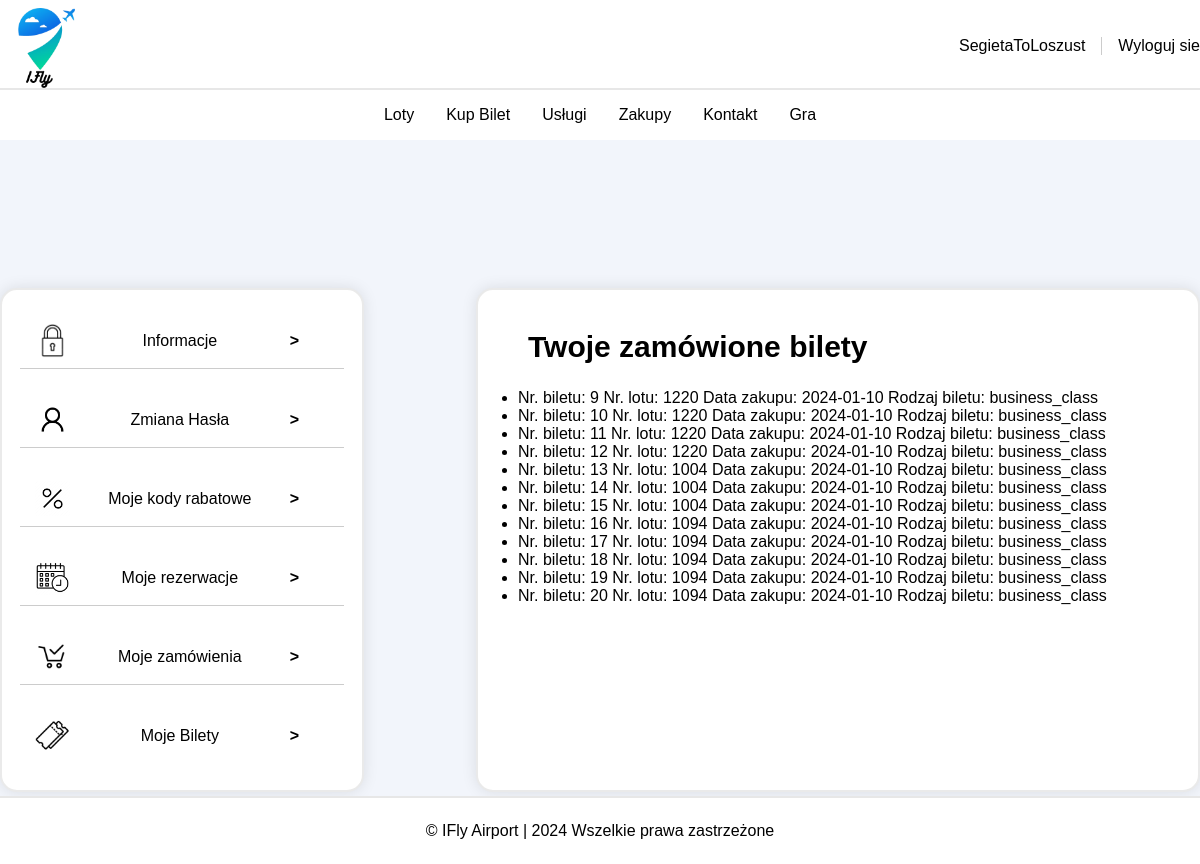
The page /MyTickets.php (signed in) on the database its author committed.
### tables this page shows
CREATE TABLE `tickets` (
  `ticket_id` int NOT NULL,
  `user_id` int DEFAULT NULL,
  `username` varchar(255) NOT NULL,
  `flight_id` int DEFAULT NULL,
  `purchase_date` date DEFAULT NULL,
  `ticket_type` varchar(50) DEFAULT NULL,
  `payment_status` varchar(50) DEFAULT NULL
);

### public_html/MyTickets.php (the view, shortened to what this page needs)
<!DOCTYPE html>
<html lang="pl">
<head>
    <link rel="stylesheet" type="text/css" href="Style/profil.css">
</head>
<body>
  <div class="top-nav">
    <div class="container">
      <div class="logo">
        <a href="http://ifly.ct8.pl/"><img src="logonapis.png" alt="Logo"></a>
      </div>
      <div class="nav-links">
        <ul>
        <?php
            if (isset($_SESSION['zalogowany'])) {
       echo "<li><a href='http://ifly.ct8.pl/profil.php'>".$_SESSION['zalogowany']."</a></li><li><a href='logout.php'>Wyloguj sie</a></li>";
            }else {
                echo "<li><a href='log.php'>Logowanie</a></li><li><a href='reg.php'>Rejestracja</a></li>";
            }
        ?>
        </ul>
      </div>
    </div>
  </div>
  <div class="second-nav">
    <ul>
      <li><a href="http://ifly.ct8.pl/loty.php">Loty</a></li>
      <li><a href="http://ifly.ct8.pl/bilety.php">Kup Bilet</a></li>
      <li><a href="http://ifly.ct8.pl/">Usługi</a></li>
      <li><a href="http://ifly.ct8.pl/zakupy.php">Zakupy</a></li>
      <li><a href="http://ifly.ct8.pl/">Kontakt</a></li>
            <li><a href="http://ifly.ct8.pl/gra.php">Gra</a></li>
    </ul>
  </div>
  <div class="main-content">
    <div class="container-panels">
      <div class="panel">
        <ul class="options-list">
          <li><img src="icon_password.png" class="icon"><a href="http://ifly.ct8.pl/profil.php">Informacje</a> <span class="arrow">></span></li>
          <hr>
          <li><img src="icon_user.png" class="icon"><a href="http://ifly.ct8.pl/haslo.php">Zmiana Hasła</a> <span class="arrow">></span></li>
          <hr>
          <li><img src="icon_percent.png" class="icon"><a href="http://ifly.ct8.pl/rabat.php">Moje kody rabatowe</a> <span class="arrow">></span></li>
          <hr>
          <li><img src="icon_calendar.png" class="icon"><a href="http://ifly.ct8.pl/rezerwacje.php">Moje rezerwacje</a> <span class="arrow">></span></li>
          <hr>
          <li><img src="icon_orders.png" class="icon"><a href="http://ifly.ct8.pl/orders.php">Moje zamówienia</a> <span class="arrow">></span></li>
          <hr>
          <li><img src="icon_ticket.jpg" class="icon"><a href="http://ifly.ct8.pl/MyTickets.php">Moje Bilety</a> <span class="arrow">></span></li>
        </ul>
      </div>
      <div class="panel2">
                        <h2>Twoje zamówione bilety</h2>
        <?php
        $servername = "mysql.ct8.pl";
$username = "m40342_marcosek";
$password = "Programista06";
$dbname = "m40342_IFly";
$conn = new mysqli($servername, $username, $password, $dbname);
      $query = "SELECT * FROM tickets WHERE username = '" . $_SESSION['zalogowany'] . "'";
$result = $conn->query($query);
if ($result->num_rows > 0) {
    echo "<ul>";
    while ($row = $result->fetch_assoc()) {
        echo "<li>Nr. biletu: " . $row["ticket_id"] . " Nr. lotu: " . $row["flight_id"] ." Data zakupu: ". $row["purchase_date"] . " Rodzaj biletu: ". $row["ticket_type"] . "</li>";
    }
    echo "</ul>";
} else {
    echo "<p>Brak biletów</p>";
}
  ?>
      </div>
    </div>
  </div>
  <div class="footer">
    &copy IFly Airport | 2024 Wszelkie prawa zastrzeżone
  </div>
</body>
</html>

### public_html/Style/profil.css (style rules this page uses)
* { text-decoration: none; color: #000; }
body { margin: 0; font-family: Arial, sans-serif; height: 100vh; background-color: #f2f5fb; }
.top-nav { background-color: #fff; color: #000; position: fixed; height: 11vh; width: 100%; top: 0; z-index: 1000; }
img { width: 10vh; height: auto; }
.top-nav img { margin-top: 1vh; }
.top-nav .container { display: flex; justify-content: space-between; align-items: center; max-width: 1200px; margin: 0 auto; }
.top-nav ul { list-style: none; margin: 0; padding: 0; display: flex; }
.top-nav ul li { margin-right: 2vh; }
.top-nav ul li:last-child { margin-right: 0; }
.second-nav { background-color: #fff; color: #000; padding: 2vh 0; width: 100%; position: fixed; top: 11vh; z-index: 999; border-top: 2px solid #e7e7e7; }
.second-nav ul { list-style: none; margin: 0; padding: 0; display: flex; justify-content: center; }
.second-nav ul li { margin: 0 2vh; }
.main-content { padding-top: 8vh; text-align: center; margin-top: 8vh; }
.footer { background-color: #fff; color: #000; width: 100%; position: fixed; bottom: 0; text-align: center; padding: 3vh 0; border-top: 2px solid #e7e7e7; }
.nav-links ul li { margin-right: 2vh; border-right: 1px solid #ccc; padding-right: 2vh; }
.nav-links ul li:last-child { margin-right: 0; border-right: none; padding-right: 0; }
.container-panels { display: flex; justify-content: space-between; max-width: 1200px; margin: 0 auto; padding-top: 20vh; }
.panel { background-color: #ffffff; width: 30%; height: 500px; text-align: center; border-radius: 17px; border: solid 2px #e4e4e4c5; box-shadow: 0px 0px 15px 0px rgba(0, 0, 0, 0.1); font-family: 'Noto Sans SC', sans-serif; }
.panel2 { background-color: #ffffff; width: 60%; height: 500px; text-align: left; border-radius: 17px; border: solid 2px #e4e4e4c5; box-shadow: 0px 0px 15px 0px rgba(0, 0, 0, 0.1); list-style: none; }
.options-list { list-style: none; padding: 0; }
.options-list li { display: flex; justify-content: space-between; margin-bottom: 10px; }
.arrow { color: #000000; font-weight: bold; margin-right: 30px; }
hr { width: 90%; margin: 5px auto; border: none; border-top: 1px solid #ccc; }
.panel li { margin: 33px; }
.icon { height: 35px; width: 35px; }
.options-list li { display: flex; justify-content: space-between; align-items: center; margin-bottom: 10px; position: relative; }
.arrow { color: #000000; font-weight: bold; margin-right: 30px; transition: margin-right 0.3s ease; }
h2 { margin-top: 40px; font-size: 30px; }

### public_html/MyTickets.php (style rules this page uses)
h2 { margin-left: 50px; }

### rows shown on the page
tickets: ticket_id "9", flight "1220", purchase_date "2024-01-10", ticket_type "business_class"
tickets: ticket_id "10", flight "1220", purchase_date "2024-01-10", ticket_type "business_class"
tickets: ticket_id "11", flight "1220", purchase_date "2024-01-10", ticket_type "business_class"
tickets: ticket_id "12", flight "1220", purchase_date "2024-01-10", ticket_type "business_class"
tickets: ticket_id "13", flight "1004", purchase_date "2024-01-10", ticket_type "business_class"
tickets: ticket_id "14", flight "1004", purchase_date "2024-01-10", ticket_type "business_class"
tickets: ticket_id "15", flight "1004", purchase_date "2024-01-10", ticket_type "business_class"
tickets: ticket_id "16", flight "1094", purchase_date "2024-01-10", ticket_type "business_class"
tickets: ticket_id "17", flight "1094", purchase_date "2024-01-10", ticket_type "business_class"
tickets: ticket_id "18", flight "1094", purchase_date "2024-01-10", ticket_type "business_class"
tickets: ticket_id "19", flight "1094", purchase_date "2024-01-10", ticket_type "business_class"
tickets: ticket_id "20", flight "1094", purchase_date "2024-01-10", ticket_type "business_class"

### other values the page prints
$_SESSION['zalogowany'] "SegietaToLoszust"
